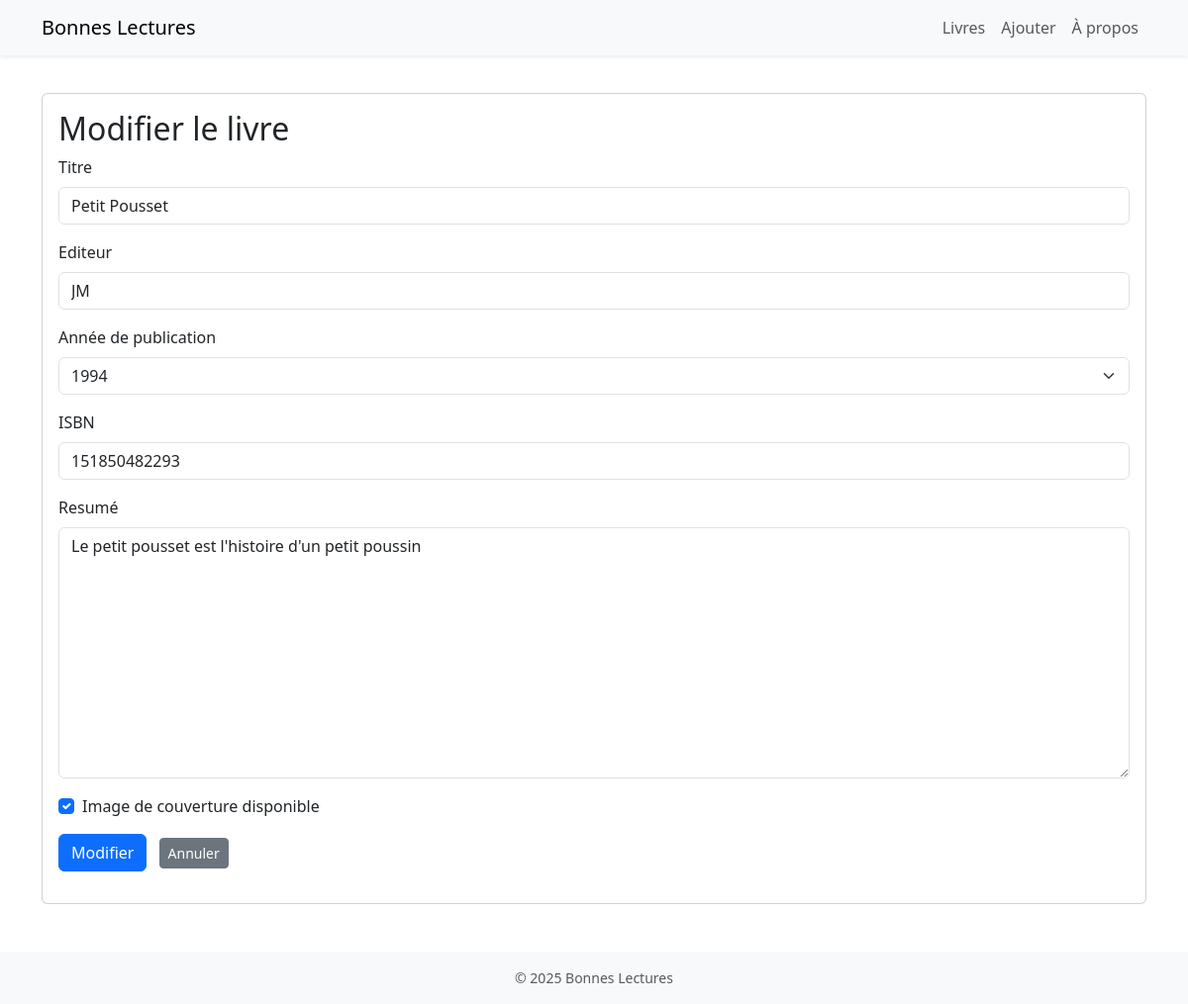
The page /book/modify/4/ on the database its author committed.
### bonnes_lectures/models.py (models this page shows, shortened)
class Book(models.Model):
    title = models.CharField(max_length=200)
    publisher = models.CharField(max_length=200)
    year = models.PositiveIntegerField()
    isbn = models.CharField(max_length=20, unique=True)
    backCover = models.TextField()
    cover = models.BooleanField(default=False)
    author = models.ForeignKey(Author, related_name='books', on_delete=models.CASCADE, null=True, blank=True)

### bonnes_lectures/views.py (the view)
# urls.py: path('book/modify/<int:id>/', views.modify_book, name='modify_books'),
def modify_book(request, id):
    book = get_object_or_404(Book, id=id)
    if request.method == 'POST':
        form = BookForm(request.POST, instance=book)
        if form.is_valid():
            form.save()
            return redirect('book_detail', id=book.id)
    else:
        form = BookForm(instance=book)
    return render(request, 'modify_book.html', {'form': form, 'book': book, "button_label": "Modifier"})

### bonnes_lectures/forms.py
class BookForm(forms.ModelForm):
    YEAR_CHOICES = [(r, r) for r in range(1984, 2051)]
    year = forms.ChoiceField(choices=YEAR_CHOICES, label='Année de publication')
    class Meta:
        model = Book
        fields = ['title', 'publisher', 'year', 'isbn', 'backCover', 'cover']
        labels = {
            'title': 'Titre',
            'publisher': 'Editeur',
            'isbn': 'ISBN',
            'backCover': 'Resumé',
            'cover': 'Image de couverture disponible',
        }

### bonnes_lectures/templates/modify_book.html (shortened to what this page needs)
{% extends 'base.html' %}
{% load django_bootstrap5 %}
{% block content %}
<div class="mt-4">
    <div class="card">
        <div class="card-body">
            <h2 class="card-title">Modifier le livre</h2>
            <form method="post">
                {% bootstrap_form form %}
                <div class="mt-3">
                    <button type="submit" class="btn btn-primary">{{ button_label }}</button>
                    <a href="{% url 'book_list' %}" class="btn btn-secondary btn-sm ms-2">Annuler</a>
                </div>
            </form>
        </div>
    </div>
</div>
{% endblock %}

### bonnes_lectures/templates/base.html (style rules this page uses)
body { padding-top: 70px; }

### rows shown on the page
Book: title "Petit Pousset", publisher "JM", year "1994", isbn "151850482293", backCover "Le petit pousset est l'histoire d'un petit poussin", cover "☑"

### other values the page prints
{{ button_label }} "Modifier"
